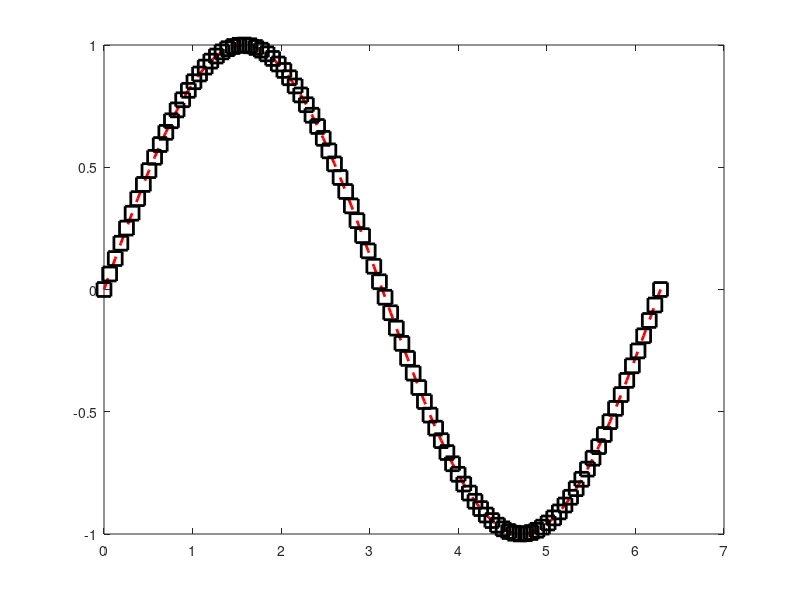

Source code (MATLAB): (Note: this script raises an error after producing the figure.)
% MATLAB basic part2

mod(13,4);   % 나누기

real(3+2i);  % 실수부
imag(3+2i);  % 허수부


x = linspace(0,2*pi,100);
y = sin(x);
plot(x,y,'--rs','linewidth',...  % ...으로 아래 줄에 작성
    2,'markeredgecolor',...
    'k','markersize',10)



f = inline('x^5+3*x-1','x')
f(2)



% 함수 사용
x = [10 20 30]
multiMAT(x) % multiMAT() 함수를 불러와 사용


% x를 정의하고 eval() 함수로 계산
clear; clc;
f = 'x^5+3*x-1'
x=2
eval(f)      


% 대소 비교
x =[1 2 3 5 8]; y = [0 2 1 4 9];
find(x<=y)         % 수를 출력
length(find(x<=y)) % [2 5] => 1*2중 2를 출력


% 다항함수
clear all; clc; close all;

x = [-1 1 3 5]; y = [2 -4 1 3];
p = polyfit(x,y,3)              % polyfit(x좌표,y좌표,다항식차수) : 다항식의 계수를 찾음
xx = linspace(-1,5,100);
yy = polyval(p,xx);             % polyval() :다항식의 함수 값을 찾음        
plot(x,y,'ro',xx,yy,'k-')



% 파일 입출력 
fp = fopen('test.m','w');        % fp변수 / test.m 이라는 FileOpen / write

fprintf(fp,'%d %d\n',1,2);       % fp 파일에 1,2을 %d에 입력
fprintf(fp,'%1.1f %f\n',3.5, 4.5);
fprintf(fp,'%e %e\n',100, 1000);
fclose(fp);



% clf : clear figure : 지워준다.
% close all : figure 창을 닫는다.
% figure(100) : 100값을 갖는 figure창을 띄운다.
% hold on : 여러개를 겹쳐서 그리고 싶을때 사용
% hold off

plot(yy,'k-') % xx의 좌표가 인덱스로 표시(100)

plot(x,y,'ro')
hold on
plot(xx,yy,'k-')





% 그래프 표현
clear all; clc; close all;

X = linspace(0,10,50);

Y1 = sin(X);
Y2 = cos(X);
Y3 = 1 + sin(X);

figure(100)
subplot(1,3,1)    % 1행 3열의 첫번째 칸
plot(X,Y1,'ro-')

subplot(1,3,2)    % 1행 3열의 두번째 칸
plot(X,Y2,'b*-')

subplot(1,3,3)    % 1행 3열의 세번째 칸
plot(X,Y3,'gd--')

figure(200)
plot(X,Y1,'ko--'); hold on;
plot(X,Y2,'r*:')
title('sin / cos graph')
xlabel('x value')
ylabel('y label')
legend('sin','cos')      % 범례
grid on                  % 격자
%axis([5 8 0 1])         % x의 범위(5~8) / y의 범위(0~1)



% 이미지 표현
close all;
t = linspace(0,2*pi,100);
x = 3*cos(t);
y = 2*sin(t);

subplot(1,3,1)
plot(x,y)
axis image    % 원래 이미지 유지, box크기 원래 이미지 크기

subplot(1,3,2)
plot(x,y)
axis equal    % 원래 이미지 유지, box크기 3:4:4 나타냄

subplot(1,3,3)
plot(x,y)
axis square   % 원래 이미지 변경, box크기 1:1:1 나타냄



% 3차원 그래프
close all;
plot3(10,10,10,'ko')
grid on

t = 0:0.01:10
x=cos(3*t);
y=sin(3*t);
z=t.^2;
plot3(x,y,z,'k-')